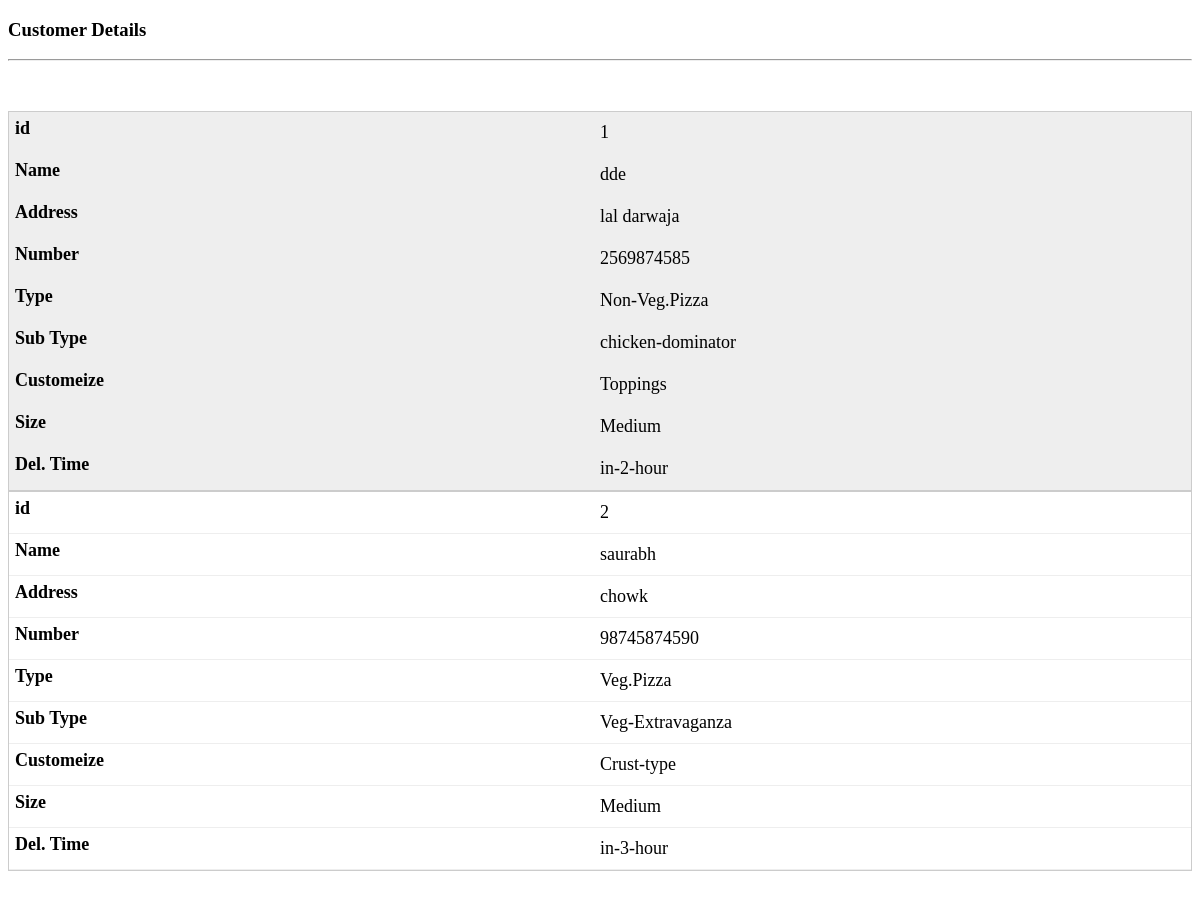
Page /customer on the committed database.
### app.py (models this page shows, shortened)
class User(db.Model):
    id = db.Column(db.Integer, primary_key=True)
    customer_name = db.Column(db.String, nullable=False)
    customer_address = db.Column(db.String, nullable=False)
    customer_number = db.Column(db.String, nullable=False)
    pizza_type = db.Column(db.String)
    pizza_sub_type = db.Column(db.String)
    customize_details = db.Column(db.String)
    pizza_size = db.Column(db.String)
    delivery_time = db.Column(db.String)

### app.py (the view)
@app.route('/customer')
def show_all():
   return render_template('show_all.html', User = User.query.all() )

### templates/show_all.html (shortened to what this page needs)
<!DOCTYPE html>
<html lang = "en">
   <head>
   <link rel="stylesheet" href="/table.css">
   </head>
   <body>
      <h3>
        Customer Details
      </h3>
      <hr/>
      <table>
         <tbody>
            {% for usr in User %}
                <tr>
                    <td data-column="id">{{ usr.id }}</td>
                    <td data-column="Name">{{ usr.customer_name }}</td>
                    <td data-column="Address">{{ usr.customer_address }}</td>
                    <td data-column="Number">{{ usr.customer_number }}</td>
                    <td data-column="Type">{{ usr.pizza_type }}</td>
                    <td data-column="Sub Type">{{ usr.pizza_sub_type }}</td>
                    <td data-column="Customeize">{{ usr.customize_details }}</td>
                    <td data-column="Size">{{ usr.pizza_size }}</td>
                    <td data-column="Del. Time">{{ usr.delivery_time }}</td>
                </tr>
            {% endfor %}
         </tbody>
      </table>
   </body>
</html>

### static/table.css (style rules this page uses)
table { width: 100%; border-collapse: collapse; margin:50px auto; }
tr:nth-of-type(odd) { background: #eee; }
td, th { padding: 10px; border: 1px solid #ccc; text-align: left; font-size: 18px; }
@media only screen and (max-width: 760px),
(min-device-width: 768px) and (max-device-width: 1024px) { table { width: 100%; } }
@media only screen and (max-width: 760px),
(min-device-width: 768px) and (max-device-width: 1024px) { table, thead, tbody, th, td, tr { display: block; } }
@media only screen and (max-width: 760px),
(min-device-width: 768px) and (max-device-width: 1024px) { tr { border: 1px solid #ccc; } }
@media only screen and (max-width: 760px),
(min-device-width: 768px) and (max-device-width: 1024px) { td { border: none; border-bottom: 1px solid #eee; position: relative; padding-left: 50%; } }
@media only screen and (max-width: 760px),
(min-device-width: 768px) and (max-device-width: 1024px) { td:before { position: absolute; top: 6px; left: 6px; width: 45%; padding-right: 10px; white-space: nowrap; content: attr(data-column); color: #000; font-weight: bold; } }

### rows in the picture
User: id "1", customer_name "dde", customer_address "lal darwaja", customer_number "2569874585", pizza_type "Non-Veg.Pizza", pizza_sub_type "chicken-dominator", customize_details "Toppings", pizza_size "Medium", delivery_time "in-2-hour"
User: id "2", customer_name "saurabh", customer_address "chowk", customer_number "98745874590", pizza_type "Veg.Pizza", pizza_sub_type "Veg-Extravaganza", customize_details "Crust-type", pizza_size "Medium", delivery_time "in-3-hour"
